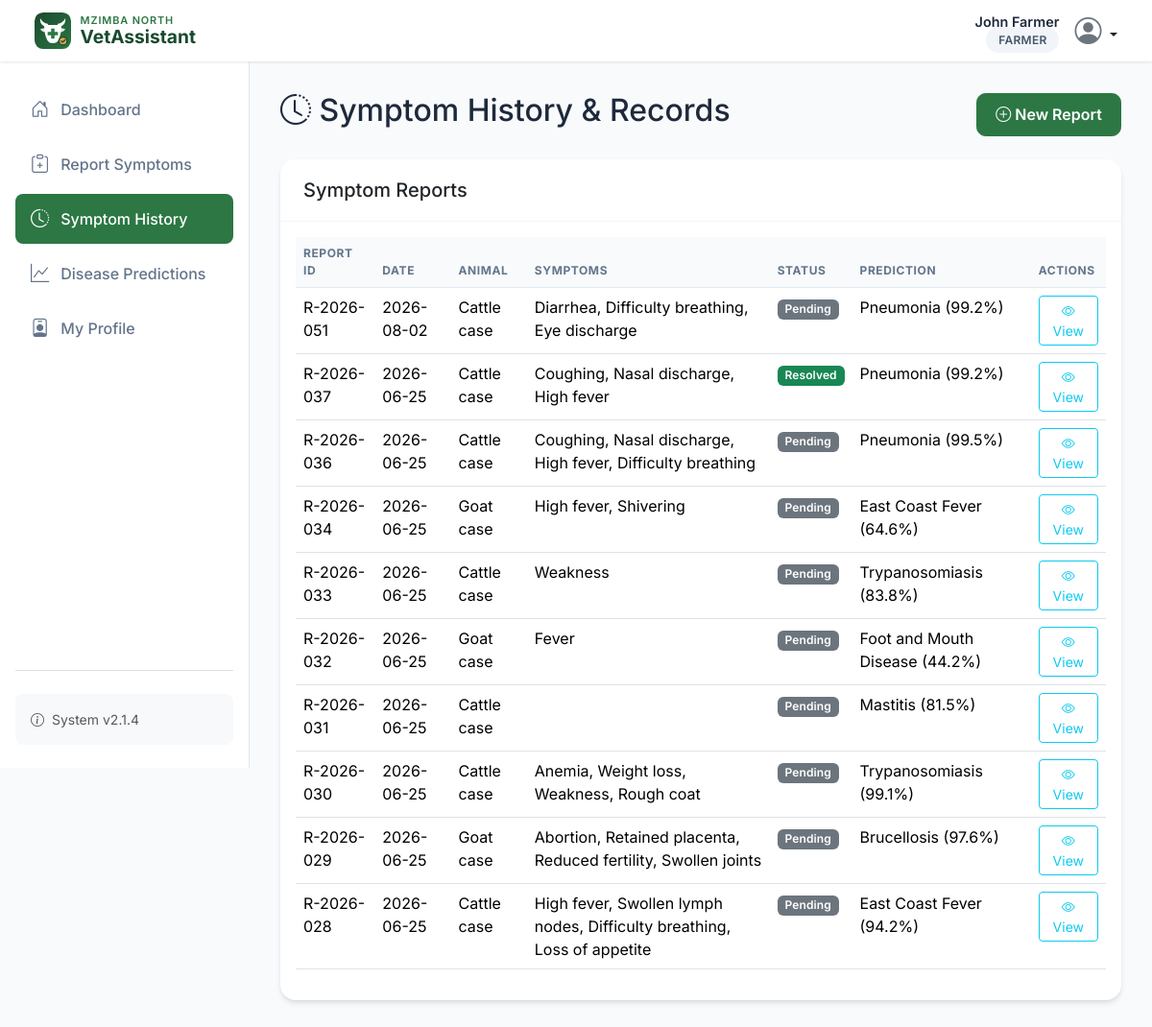
/farmer/symptoms/history (signed in), run on an earlier commit of the app's database.
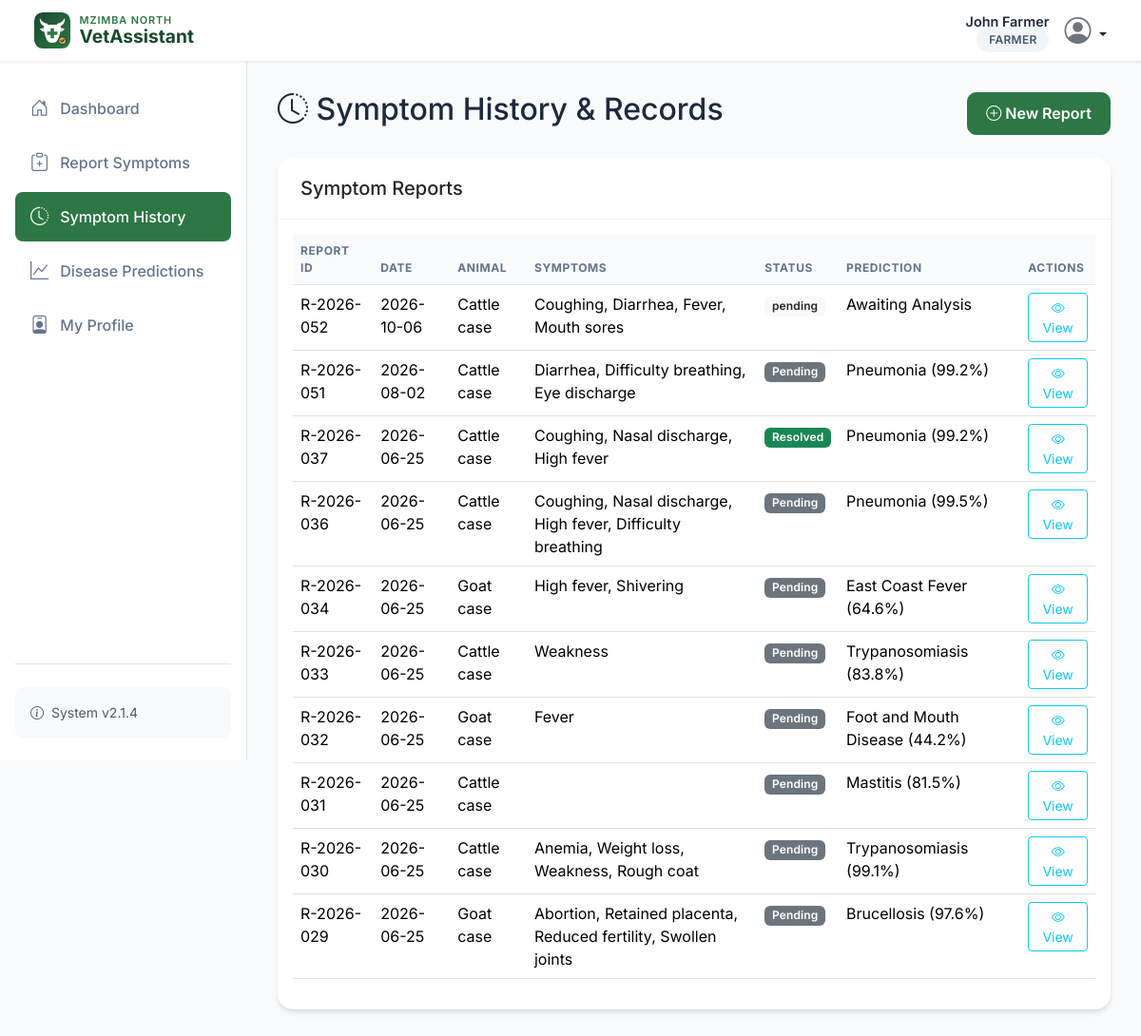
And on a later commit of the database.
### models.py (models this page shows, shortened)
class SymptomReport(db.Model):
    __tablename__ = 'symptom_report'
    id = db.Column(db.Integer, primary_key=True)
    report_id = db.Column(db.String(20), unique=True, nullable=False)  # Format: R-YYYY-NNN
    farmer_id = db.Column(db.Integer, db.ForeignKey('user.id'), nullable=False)
    animal_id = db.Column(db.String(50))
    animal_name = db.Column(db.String(100))
    animal_type = db.Column(db.String(10))  # 'cattle' or 'goat'
    animal_sex = db.Column(db.String(10))  # 'male' or 'female'
    animal_age = db.Column(db.Integer)  # in months
    animal_weight = db.Column(db.Float)  # in kg
    animal_breed = db.Column(db.String(50))  # e.g., Holstein, Saanen
    appetite = db.Column(db.String(20))  # normal, reduced, none, increased
    temperature = db.Column(db.Float)  # in Celsius
    heart_rate = db.Column(db.Integer)  # beats per minute
    respiration_rate = db.Column(db.Integer)  # breaths per minute
    rumen_movement = db.Column(db.String(20))  # normal, reduced, absent
    stool_consistency = db.Column(db.String(20))  # normal, loose, watery, firm
    milk_production = db.Column(db.String(20))  # normal, reduced, stopped (for dairy)
    additional_symptoms = db.Column(db.Text)  # JSON string of symptoms
    feed_type = db.Column(db.String(100))
    feed_changes = db.Column(db.Text)
    housing_conditions = db.Column(db.String(100))
    recent_treatments = db.Column(db.Text)
    status = db.Column(db.String(20), default='pending')  # pending, processing, predicted, reviewed, resolved
    created_at = db.Column(db.DateTime, default=get_malawi_time)
    updated_at = db.Column(db.DateTime, default=get_malawi_time, onupdate=get_malawi_time)
    prediction = db.relationship('Prediction', backref='symptom_report', uselist=False)
    treatment = db.relationship('Treatment', backref='symptom_report', uselist=False)
    is_dairy = db.Column(db.Boolean, default=False)
    lactation_stage = db.Column(db.String(20))  # early, mid, late, dry
    is_dairy_goat = db.Column(db.Boolean, default=False)
    horn_status = db.Column(db.String(20))  # horned, polled, disbudded
    def get_additional_symptoms_list(self):
        if self.additional_symptoms:
            return json.loads(self.additional_symptoms)
        return []

class Prediction(db.Model):
    __tablename__ = 'prediction'
    id = db.Column(db.Integer, primary_key=True)
    prediction_id = db.Column(db.String(20), unique=True, nullable=False)  # Format: PRED-YYYY-NNN
    symptom_report_id = db.Column(db.Integer, db.ForeignKey('symptom_report.id'), nullable=False)
    user_id = db.Column(db.Integer, db.ForeignKey('user.id'), nullable=False)
    disease_name = db.Column(db.String(100))
    disease_category = db.Column(db.String(50))  # respiratory, parasitic, nutritional, metabolic, other
    confidence = db.Column(db.Float)  # 0.0 to 1.0
    severity = db.Column(db.String(20))  # mild, moderate, severe, critical
    predicted_at = db.Column(db.DateTime, default=get_malawi_time)
    recommendation_text = db.Column(db.Text)
    possible_diseases = db.Column(db.Text)  # JSON list of possible diseases with probabilities
    reviewed_by = db.Column(db.Integer, db.ForeignKey('user.id'))
    review_status = db.Column(db.String(20), default='pending')  # pending, confirmed, modified, rejected
    review_notes = db.Column(db.Text)
    reviewed_at = db.Column(db.DateTime)
    model_version = db.Column(db.String(20))
    features_used = db.Column(db.Text)  # JSON string of features

### app.py (the view)
@app.route('/farmer/symptoms/history')
@login_required
@role_required('farmer')
def symptom_history():
    page = request.args.get('page', 1, type=int)
    per_page = 10
    reports = SymptomReport.query.filter_by(farmer_id=current_user.id)\
        .order_by(SymptomReport.created_at.desc())\
        .paginate(page=page, per_page=per_page)
    reports_with_prediction = [
        (r, getattr(r, 'prediction', None))
        for r in reports.items
    ]
    return render_template('farmer/symptom_history.html', reports=reports_with_prediction, page=page, per_page=per_page)

### api_bridge.py (called while the page is built, shortened)
def render_template(template_name, **context):
    if not g.get('api_bridge'):
        return _flask_render_template(template_name, **context)

### app.py (called while the page is built)
def _get_locale():
    lang = None
    if current_user.is_authenticated:
        lang = getattr(current_user, 'preferred_language', None) or None
    if not lang:
        lang = session.get('language')
    if not lang:
        lang = app.config.get('BABEL_DEFAULT_LOCALE', 'en')
    if lang not in app.config.get('LANGUAGES', ['en']):
        lang = app.config.get('BABEL_DEFAULT_LOCALE', 'en')
    return lang

@app.context_processor
def inject_i18n():
    return {
        'current_language': _get_locale(),
        'available_languages': [
            {'code': code, 'name': name}
            for code, name in [
                ('en', 'English'),
                ('chi', 'Chichewa'),
                ('tum', 'Tumbuka'),
            ] if code in app.config.get('LANGUAGES', ['en'])
        ],
    }

@login_manager.user_loader
def load_user(user_id):
    return User.query.get(int(user_id))

### models.py (called while the page is built)
    def is_farmer(self):
        return self.role == 'farmer'

### templates/farmer/symptom_history.html (shortened to what the changed rows need)
{% extends "base.html" %}
{% block content %}
<div class="d-flex justify-content-between align-items-center mb-4">
    <h2><i class="bi bi-clock-history"></i> Symptom History & Records</h2>
</div>
<div class="card">
    <div class="card-body">
        <div class="table-responsive">
            <table class="table table-hover">
                <thead>
                    <tr>
                        <th>Report ID</th>
                        <th>Date</th>
                        <th>Animal</th>
                        <th>Symptoms</th>
                        <th>Status</th>
                        <th>Prediction</th>
                        <th>Actions</th>
                    </tr>
                </thead>
                <tbody>
                {% if reports %}
                    {% for item in reports %}
                        {% set report = item[0] %}
                        {% set pred = item[1] %}
                        <tr>
                            <td>{{ report.report_id }}</td>
                            <td>{{ report.created_at.strftime('%Y-%m-%d') if report.created_at else '' }}</td>
                            <td>{{ report.animal_name }}</td>
                            <td>
                                {% if report.additional_symptoms %}
                                    {% for s in report.get_additional_symptoms_list() %}
                                        {{ s }}{% if not loop.last %}, {% endif %}
                                    {% endfor %}
                                {% else %}
                                    --
                                {% endif %}
                            </td>
                            <td>
                                {% if report.status == 'reviewed' %}
                                    <span class="badge bg-success">Resolved</span>
                                {% elif report.status == 'predicted' %}
                                    <span class="badge bg-secondary">Pending</span>
                                {% else %}
                                    <span class="badge bg-light text-dark">{{ report.status }}</span>
                                {% endif %}
                            </td>
                            <td>
                                {% if pred %}
                                    {{ pred.disease_name }} ({{ (pred.confidence * 100)|round(1) }}%)
                                {% else %}
                                    Awaiting Analysis
                                {% endif %}
                            </td>
                            <td>
                                <button class="btn btn-sm btn-outline-info" type="button" data-bs-toggle="modal" data-bs-target="#detailsModal{{ report.id }}">
                                    <i class="bi bi-eye"></i> View
                                </button>
                            </td>
                        </tr>
                    {% endfor %}
                {% else %}
                    <tr>
                        <td colspan="7" class="text-center py-5 text-muted">
                            No symptom reports found.
                        </td>
                    </tr>
                {% endif %}
                </tbody>
            </table>
        </div>
    </div>
</div>
{% endblock %}

What changed in the data, as far as the page shows it:
no longer on this page (row unchanged): SymptomReport: report_id "R-2026-028", created_at "2026-06-25", animal_name "Cattle case", get_additional_symptoms_list "High fever" "Swollen lymph nodes" "Difficulty breathing" "Loss of appetite", status "Pending"
no longer on this page (row unchanged): Prediction: disease_name "East Coast Fever", (pred.confidence*100)|round(1) "94.2"
added SymptomReport: report_id "R-2026-052", created_at "2026-10-06", animal_name "Cattle case", get_additional_symptoms_list "Coughing" "Diarrhea" "Fever" "Mouth sores", status "pending", shows "Awaiting Analysis"
